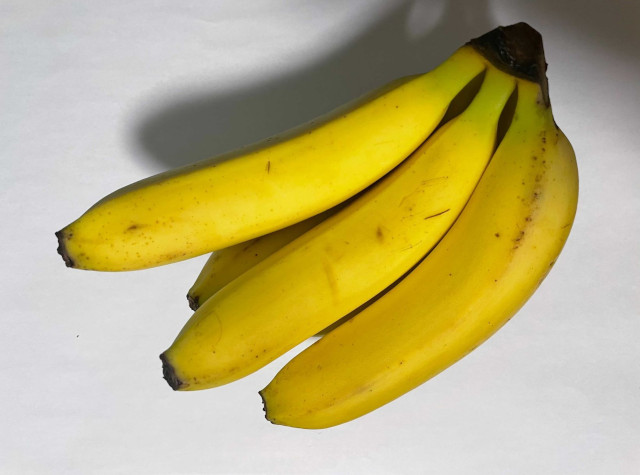
#> input picture banana.png, 640 x 475 px
$ python color_detection.py
#> lines starting #> are read from the running program, lines starting #| are printed output that depends on the picture; after the words box and inside, x2 and y2 are one past the last pixel; in counts of white or black regions, pixels touching at a corner belong together
#!/usr/bin/env python3

# 必要なライブラリをインポート
import cv2
import numpy as np

# 画像を読み込み
image = cv2.imread("banana.png")
#> image is the input picture: shape (475, 640, 3); mean B, G, R 121, 176.4, 188.4
# HSV形式に変換
image = cv2.cvtColor(image, cv2.COLOR_BGR2HSV)
#> image: shape (475, 640, 3); mean H, S, V 43.3, 96, 189.1

# 特定の色が含まれる場所を調べる（HSVで指定）
mask_image = cv2.inRange(image, np.array([20, 0, 0]), np.array([29,255,255]))
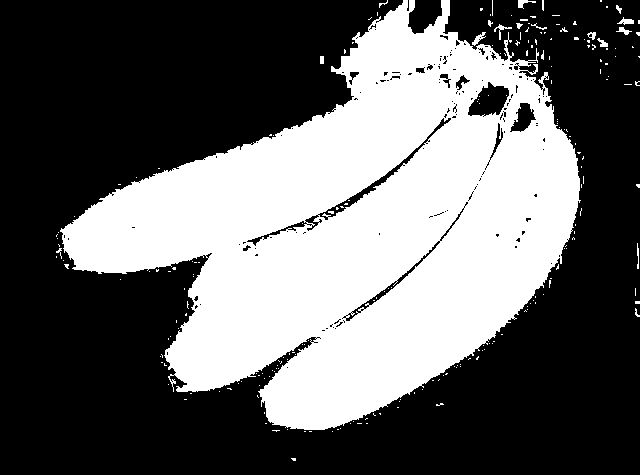
#> mask_image: shape (475, 640); 39.3% white; 226 white regions (208 under 20 px), largest, box (x1, y1, x2, y2) and area: (60, 0, 581, 430) 118118, (472, 32, 486, 46) 73, (617, 17, 634, 25) 70
# 特定の色が含まれていた部分だけ画像から取り出す
edited_image = cv2.bitwise_and(image, image, mask=mask_image)
#> edited_image: shape (475, 640, 3); mean H, S, V 9.7, 88.4, 72.1
# HSVからBGR形式に変換
edited_image = cv2.cvtColor(edited_image, cv2.COLOR_HSV2BGR)
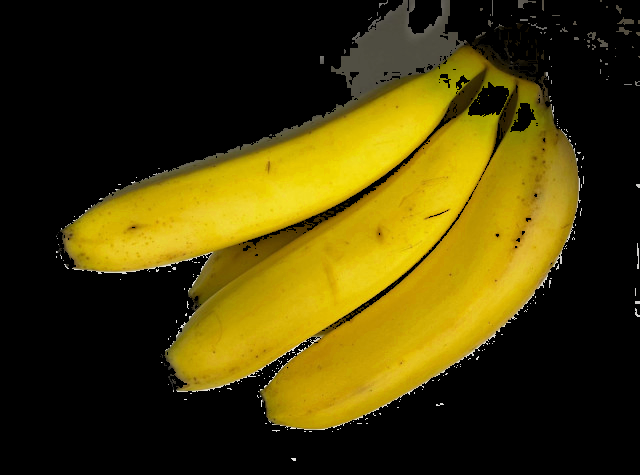
#> edited_image: shape (475, 640, 3); mean B, G, R 6.1, 60.7, 72.1

# 画像を表示
cv2.imshow("Result", edited_image)
cv2.waitKey(0)
cv2.destroyAllWindows()
